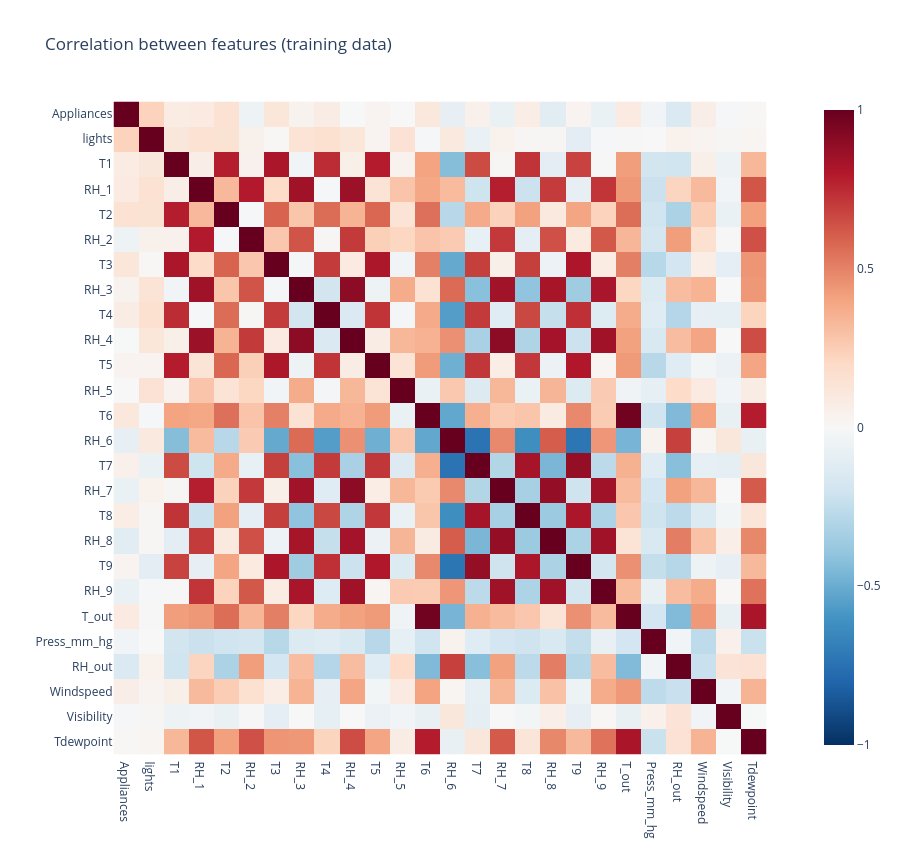

Notebook cell for this chart:
### Markdown cell above
#### C. Correlations

### Code cell
corr_features = train_df.drop(columns=['date', 'rv1', 'rv2']).corr()

fig = px.imshow(corr_features, color_continuous_scale='RdBu_r', zmin=-1, zmax=1,
                width=900, height=850, title='Correlation between features (training data)')
fig.show()

### Figure 1 — Plotly figure (JSON) as saved in the notebook; plotly's stock layout.template omitted (floating-point values rounded to 4 significant figures; data arrays with more than 128 entries replaced by an {"elided": "..."} marker saying what was removed)
{"data": [{"coloraxis": "coloraxis", "hovertemplate": "x: %{x}<br>y: %{y}<br>color: %{z}<extra></extra>", "name": "0", "type": "heatmap", "x": ["Appliances", "lights", "T1", "RH_1", "T2", "RH_2", "T3", "RH_3", "T4", "RH_4", "T5", "RH_5", "T6", "RH_6", "T7", "RH_7", "T8", "RH_8", "T9", "RH_9", "T_out", "Press_mm_hg", "RH_out", "Windspeed", "Visibility", "Tdewpoint"], "xaxis": "x", "y": ["Appliances", "lights", "T1", "RH_1", "T2", "RH_2", "T3", "RH_3", "T4", "RH_4", "T5", "RH_5", "T6", "RH_6", "T7", "RH_7", "T8", "RH_8", "T9", "RH_9", "T_out", "Press_mm_hg", "RH_out", "Windspeed", "Visibility", "Tdewpoint"], "yaxis": "y", "z": {"elided": "26x26 float values"}}], "layout": {"coloraxis": {"cmax": 1, "cmin": -1, "colorscale": [[0, "rgb(5,48,97)"], [0.1, "rgb(33,102,172)"], [0.2, "rgb(67,147,195)"], [0.3, "rgb(146,197,222)"], [0.4, "rgb(209,229,240)"], [0.5, "rgb(247,247,247)"], [0.6, "rgb(253,219,199)"], [0.7, "rgb(244,165,130)"], [0.8, "rgb(214,96,77)"], [0.9, "rgb(178,24,43)"], [1, "rgb(103,0,31)"]]}, "height": 850, "title": {"text": "Correlation between features (training data)"}, "width": 900, "xaxis": {"anchor": "y", "constrain": "domain", "domain": [0, 1], "scaleanchor": "y"}, "yaxis": {"anchor": "x", "autorange": "reversed", "constrain": "domain", "domain": [0, 1]}}}
